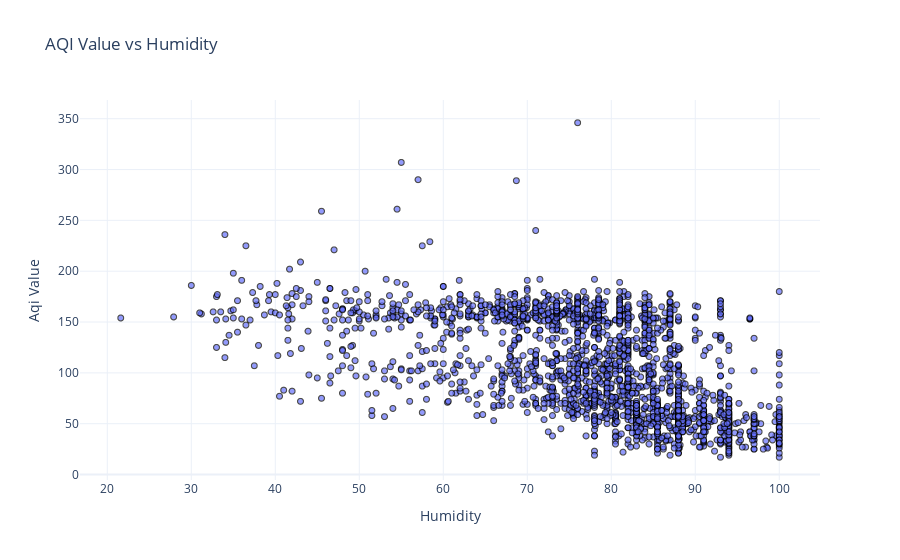

Notebook source saved alongside this figure:
### Code cell
scatter_plot_custom(merged_df, 'humidity', 'aqi_value', hover_col='Date', title='AQI Value vs Humidity')

### Figure 1 — Plotly figure (JSON) as saved in the notebook; plotly's stock layout.template omitted (floating-point values rounded to 4 significant figures; data arrays with more than 128 entries replaced by an {"elided": "..."} marker saying what was removed)
{"data": [{"hovertemplate": "<b>%{hovertext}</b><br><br>Humidity=%{x}<br>Aqi Value=%{y}<extra></extra>", "hovertext": {"elided": "2237 str values"}, "legendgroup": "", "marker": {"color": "#636efa", "line": {"color": "black", "width": 1}, "opacity": 0.7, "symbol": "circle"}, "mode": "markers", "name": "", "showlegend": false, "type": "scattergl", "x": {"elided": "2237 float values"}, "xaxis": "x", "y": {"elided": "2237 float values"}, "yaxis": "y"}], "layout": {"legend": {"title": {}, "tracegroupgap": 0}, "showlegend": true, "title": {"text": "AQI Value vs Humidity"}, "xaxis": {"anchor": "y", "domain": [0, 1], "title": {"text": "Humidity"}}, "yaxis": {"anchor": "x", "domain": [0, 1], "title": {"text": "Aqi Value"}}}}
